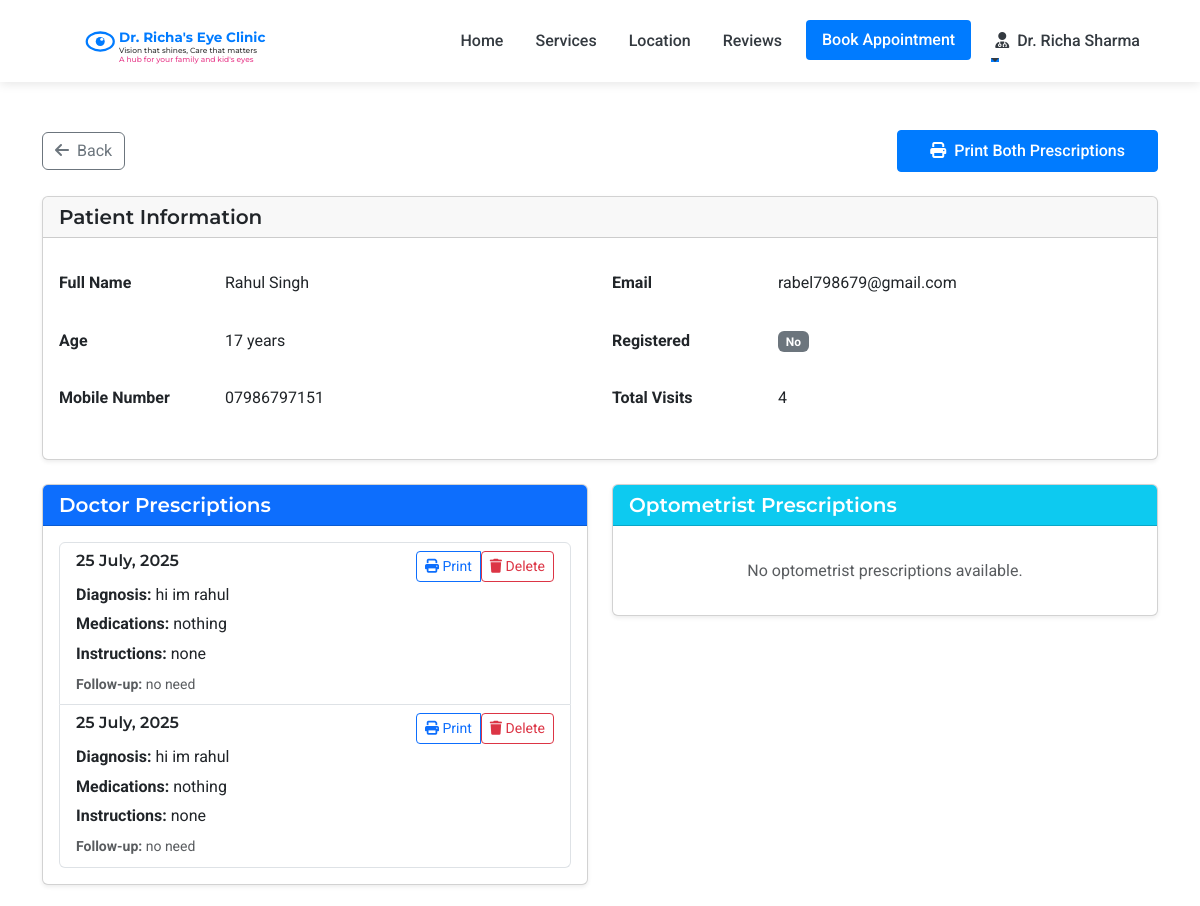
/admin/patient/1 (signed in, upper part), run on an earlier commit of the app's database.
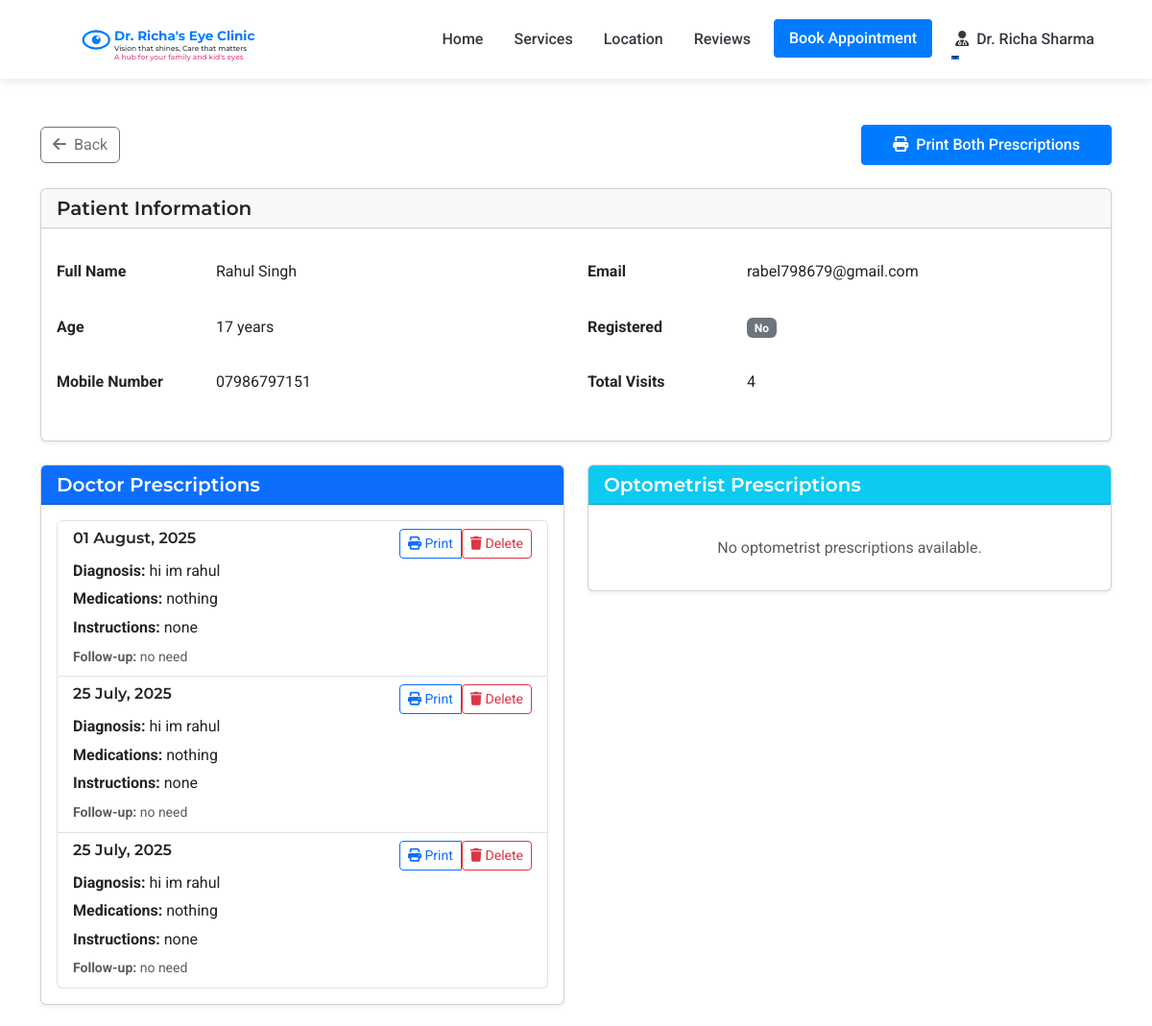
And on a later commit of the database.
### models.py (models this page shows, shortened)
class Staff(UserMixin, db.Model):
    __abstract__ = True
    id = db.Column(db.Integer, primary_key=True)
    username = db.Column(db.String(64), unique=True, nullable=False)
    email = db.Column(db.String(120), unique=True, nullable=False)
    password_hash = db.Column(db.String(256), nullable=False)
    full_name = db.Column(db.String(100), nullable=False)
    mobile_number = db.Column(db.String(15), nullable=False)

class Doctor(Staff):
    __tablename__ = 'doctor'
    qualifications = db.Column(db.String(200), nullable=True)
    specialization = db.Column(db.String(200), nullable=True)

class Patient(UserMixin, db.Model):
    id = db.Column(db.Integer, primary_key=True)
    full_name = db.Column(db.String(100), nullable=False)
    mobile_number = db.Column(db.String(15), nullable=False)
    email = db.Column(db.String(100), nullable=True)
    age = db.Column(db.Integer, nullable=False)
    password_hash = db.Column(db.String(256), nullable=True)
    is_registered = db.Column(db.Boolean, default=False)
    created_at = db.Column(db.DateTime, nullable=False, default=datetime.utcnow)
    appointments = db.relationship('Appointment', backref='patient', lazy=True)
    doctor_prescriptions = db.relationship('DoctorPrescription', backref='patient', lazy=True)
    optometrist_prescriptions = db.relationship('OptometristPrescription', backref='patient', lazy=True)

class DoctorPrescription(db.Model):
    id = db.Column(db.Integer, primary_key=True)
    patient_id = db.Column(db.Integer, db.ForeignKey('patient.id'), nullable=False)
    doctor_id = db.Column(db.Integer, db.ForeignKey('doctor.id'), nullable=False)
    prescription_date = db.Column(db.DateTime, default=datetime.utcnow)
    diagnosis = db.Column(db.Text, nullable=True)
    medications = db.Column(db.Text, nullable=True)
    instructions = db.Column(db.Text, nullable=True)
    follow_up = db.Column(db.Text, nullable=True)
    created_at = db.Column(db.DateTime, default=datetime.utcnow)

### routes.py (the view)
@app.route('/admin/patient/<int:patient_id>')
@login_required
def admin_patient_view(patient_id):
    if not (isinstance(current_user, Admin) or isinstance(current_user, Assistant) or isinstance(current_user, Doctor)):
        flash('Access denied. Staff privileges required.', 'danger')
        return redirect(url_for('index'))
    if isinstance(current_user, Assistant):
        return_url = url_for('assistant_dashboard')
    elif isinstance(current_user, Doctor):
        return_url = url_for('admin_dashboard')
    else:
        return_url = url_for('admin_dashboard')
    patient = Patient.query.get_or_404(patient_id)
    appointments = Appointment.query.filter_by(patient_id=patient_id).order_by(desc(Appointment.appointment_date)).all()
    return render_template('admin/patient_view.html', patient=patient, appointments=appointments)

### templates/admin/patient_view.html (shortened to what this page needs)
{% extends 'layout.html' %}
{% block content %}
<div class="container py-5">
    <div class="d-flex justify-content-between align-items-center mb-4">
        <a href="{{ url_for('admin_patients') }}" class="btn btn-outline-secondary">
            <i class="fas fa-arrow-left me-1"></i> Back
        </a>
        {% if patient.doctor_prescriptions or patient.optometrist_prescriptions %}
        <a href="{{ url_for('print_combined_prescription', patient_id=patient.id) }}" class="btn btn-primary" target="_blank">
            <i class="fas fa-print me-1"></i> Print Both Prescriptions
        </a>
        {% endif %}
    </div>
    <div class="row">
        <div class="col-lg-12">
            <div class="card shadow-sm mb-4">
                <div class="card-header">
                    <h5 class="mb-0">Patient Information</h5>
                </div>
                <div class="card-body">
                    <div class="row">
                        <div class="col-md-6">
                            <table class="table table-borderless">
                                <tr>
                                    <th class="ps-0" style="width: 150px;">Full Name</th>
                                    <td>{{ patient.full_name }}</td>
                                </tr>
                                <tr>
                                    <th class="ps-0">Age</th>
                                    <td>{{ patient.age }} years</td>
                                </tr>
                                <tr>
                                    <th class="ps-0">Mobile Number</th>
                                    <td>{{ patient.mobile_number }}</td>
                                </tr>
                            </table>
                        </div>
                        <div class="col-md-6">
                            <table class="table table-borderless">
                                <tr>
                                    <th class="ps-0" style="width: 150px;">Email</th>
                                    <td>{{ patient.email or 'Not provided' }}</td>
                                </tr>
                                <tr>
                                    <th class="ps-0">Registered</th>
                                    <td>
                                        {% if patient.is_registered %}
                                            <span class="badge bg-success">Yes</span>
                                        {% else %}
                                            <span class="badge bg-secondary">No</span>
                                        {% endif %}
                                    </td>
                                </tr>
                                <tr>
                                    <th class="ps-0">Total Visits</th>
                                    <td>{{ patient.appointments|length }}</td>
                                </tr>
                            </table>
                        </div>
                    </div>
                </div>
            </div>
            <div class="row">
                <div class="col-md-6 mb-4">
                    <div class="card shadow-sm">
                        <div class="card-header bg-primary text-white">
                            <h5 class="mb-0">Doctor Prescriptions</h5>
                        </div>
                        <div class="card-body">
                            {% if patient.doctor_prescriptions %}
                                <div class="list-group">
                                    {% for prescription in patient.doctor_prescriptions|sort(attribute='prescription_date', reverse=true) %}
                                    <div class="list-group-item">
                                        <div class="d-flex w-100 justify-content-between">
                                            <h6 class="mb-1">{{ prescription.prescription_date.strftime('%d %B, %Y') }}</h6>
                                            <div class="btn-group">
                                                <a href="{{ url_for('print_prescription', type='doctor', prescription_id=prescription.id) }}"
                                                   class="btn btn-sm btn-outline-primary" target="_blank">
                                                    <i class="fas fa-print"></i> Print
                                                </a>
                                                <form method="POST" action="{{ url_for('delete_prescription', type='doctor', prescription_id=prescription.id) }}"
                                                      onsubmit="return confirm('Are you sure you want to delete this prescription?')"
                                                      style="display: inline;">
                                                    <button type="submit" class="btn btn-sm btn-outline-danger">
                                                        <i class="fas fa-trash"></i> Delete
                                                    </button>
                                                </form>
                                            </div>
                                        </div>
                                        <p class="mb-1"><strong>Diagnosis:</strong> {{ prescription.diagnosis }}</p>
                                        <p class="mb-1"><strong>Medications:</strong> {{ prescription.medications }}</p>
                                        <p class="mb-1"><strong>Instructions:</strong> {{ prescription.instructions }}</p>
                                        <small class="text-muted"><strong>Follow-up:</strong> {{ prescription.follow_up }}</small>
                                    </div>
                                    {% endfor %}
                                </div>
                            {% else %}
                                <p class="text-muted text-center my-3">No doctor prescriptions available.</p>
                            {% endif %}
                        </div>
                    </div>
                </div>
                <div class="col-md-6 mb-4">
                    <div class="card shadow-sm">
                        <div class="card-header bg-info text-white">
                            <h5 class="mb-0">Optometrist Prescriptions</h5>
                        </div>
                        <div class="card-body">
                            {% if patient.optometrist_prescriptions %}
                                <div class="list-group">
                                    {% for prescription in patient.optometrist_prescriptions|sort(attribute='prescription_date', reverse=true) %}
                                    <div class="list-group-item">
                                        <div class="d-flex w-100 justify-content-between">
                                            <h6 class="mb-1">{{ prescription.prescription_date.strftime('%d %B, %Y') }}</h6>
                                            <div class="btn-group">
                                                <a href="{{ url_for('print_prescription', type='optometrist', prescription_id=prescription.id) }}"
                                                   class="btn btn-sm btn-outline-info" target="_blank">
                                                    <i class="fas fa-print"></i> Print
                                                </a>
                                                <form method="POST" action="{{ url_for('delete_prescription', type='optometrist', prescription_id=prescription.id) }}"
                                                      onsubmit="return confirm('Are you sure you want to delete this prescription?')"
                                                      style="display: inline;">
                                                    <input type="hidden" name="csrf_token" value="{{ csrf_token() }}"/>
                                                    <button type="submit" class="btn btn-sm btn-outline-danger">
                                                        <i class="fas fa-trash"></i> Delete
                                                    </button>
                                                </form>
                                            </div>
                                        </div>
                                        <p class="mb-1"><strong>Issue:</strong> {{ prescription.vision_test }}</p>
                                        <p class="mb-1"><strong>Left Eye Findings:</strong> {{ prescription.eye_power }}</p>
                                        <p class="mb-1"><strong>Right Eye Findings:</strong> {{ prescription.recommendations }}</p>
                                        <small class="text-muted"><strong>Notes:</strong> {{ prescription.notes }}</small>
                                    </div>
                                    {% endfor %}
                                </div>
                            {% else %}
                                <p class="text-muted text-center my-3">No optometrist prescriptions available.</p>
                            {% endif %}
                        </div>
                    </div>
                </div>
            </div>
                    {% set has_records = false %}
                    {% for appointment in patient.appointments %}
                        {% if appointment.medical_record %}
                            {% set has_records = true %}
                        {% endif %}
                    {% endfor %}
        </div>
    </div>
</div>
{% endblock %}

### templates/layout.html (shortened to what this page needs)
<!DOCTYPE html>
<html lang="en">
<head>
    <link href="https://cdn.jsdelivr.net/npm/bootstrap@5.3.0-alpha1/dist/css/bootstrap.min.css" rel="stylesheet">
    <link rel="stylesheet" href="https://cdn.jsdelivr.net/npm/flatpickr/dist/flatpickr.min.css">
    <link rel="stylesheet" href="https://cdnjs.cloudflare.com/ajax/libs/font-awesome/6.1.1/css/all.min.css">
    <link rel="stylesheet" href="{{ url_for('static', filename='css/style.css') }}">
</head>
<body>
    <nav class="navbar navbar-expand-lg sticky-top">
        <div class="container">
            <a class="navbar-brand" href="{{ url_for('index') }}" id="clinic-logo">
                <div id="interactive-logo-container" style="height: 60px;"></div>
            </a>
            <div class="collapse navbar-collapse" id="navbarNav">
                <ul class="navbar-nav ms-auto">
                    <li class="nav-item">
                        <a class="nav-link {% if request.path == url_for('index') %}active{% endif %}" href="{{ url_for('index') }}">Home</a>
                    </li>
                    <li class="nav-item">
                        <a class="nav-link {% if request.path == url_for('services') %}active{% endif %}" href="{{ url_for('services') }}">Services</a>
                    </li>
                    <li class="nav-item">
                        <a class="nav-link {% if request.path == url_for('location') %}active{% endif %}" href="{{ url_for('location') }}">Location</a>
                    </li>
                    <li class="nav-item">
                        <a class="nav-link {% if request.path == url_for('reviews') %}active{% endif %}" href="{{ url_for('reviews') }}">Reviews</a>
                    </li>
                    <li class="nav-item">
                        <a class="nav-link btn btn-primary text-white px-3 ms-lg-2" href="{{ url_for('appointment') }}">Book Appointment</a>
                    </li>
                    {% if current_user.is_authenticated %}
                        {% if current_user.__class__.__name__ == 'Patient' %}
                            <li class="nav-item dropdown">
                                <a class="nav-link dropdown-toggle" href="#" id="navbarDropdown" role="button" data-bs-toggle="dropdown" aria-expanded="false">
                                    <i class="fas fa-user me-1"></i> {{ current_user.full_name }}
                                </a>
                                <ul class="dropdown-menu dropdown-menu-end" aria-labelledby="navbarDropdown">
                                    <li><a class="dropdown-item" href="{{ url_for('patient_dashboard') }}">Dashboard</a></li>
                                    <li><a class="dropdown-item" href="{{ url_for('patient_appointments') }}">My Appointments</a></li>
                                    <li><a class="dropdown-item" href="{{ url_for('patient_medical_records') }}">Medical Records</a></li>
                                    <li><hr class="dropdown-divider"></li>
                                    <li><a class="dropdown-item" href="{{ url_for('patient_logout') }}">Logout</a></li>
                                </ul>
                            </li>
                        {% else %}
                            <li class="nav-item dropdown">
                                <a class="nav-link dropdown-toggle" href="#" id="navbarDropdown" role="button" data-bs-toggle="dropdown" aria-expanded="false">
                                    <i class="fas fa-user-md me-1"></i> {{ current_user.full_name }}
                                </a>
                            </li>
                        {% endif %}
                    {% endif %}
                </ul>
            </div>
        </div>
    </nav>
    <main>
        {% block content %}{% endblock %}
    </main>
</body>
</html>

What changed in the data, as far as the page shows it:
added DoctorPrescription: prescription_date "01 August, 2025", diagnosis "hi im rahul", medications "nothing", instructions "none", follow_up "no need"
